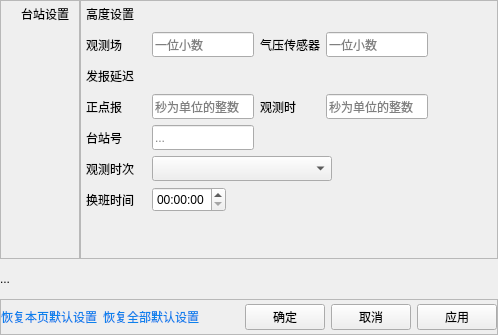
           <widget class="QWidget" name="stationSetting_page">
            <layout class="QGridLayout" name="stationSetting_page_layout">
             <property name="leftMargin">
              <number>0</number>
             </property>
             <property name="topMargin">
              <number>0</number>
             </property>
             <property name="rightMargin">
              <number>0</number>
             </property>
             <property name="bottomMargin">
              <number>0</number>
             </property>
             <property name="spacing">
              <number>0</number>
             </property>
             <item row="1" column="0" colspan="2">
              <widget class="QLabel" name="station_setting_tips">
               <property name="sizePolicy">
                <sizepolicy hsizetype="Preferred" vsizetype="Fixed">
                 <horstretch>0</horstretch>
                 <verstretch>0</verstretch>
                </sizepolicy>
               </property>
               <property name="minimumSize">
                <size>
                 <width>0</width>
                 <height>40</height>
                </size>
               </property>
               <property name="maximumSize">
                <size>
                 <width>16777215</width>
                 <height>40</height>
                </size>
               </property>
               <property name="text">
                <string>...</string>
               </property>
              </widget>
             </item>
             <item row="2" column="0" colspan="2">
              <widget class="QFrame" name="stationSetting_confirmFrame">
               <property name="sizePolicy">
                <sizepolicy hsizetype="Expanding" vsizetype="Fixed">
                 <horstretch>0</horstretch>
                 <verstretch>0</verstretch>
                </sizepolicy>
               </property>
               <property name="minimumSize">
                <size>
                 <width>0</width>
                 <height>30</height>
                </size>
               </property>
               <property name="maximumSize">
                <size>
                 <width>16777215</width>
                 <height>40</height>
                </size>
               </property>
               <property name="font">
                <font>
                 <underline>false</underline>
                </font>
               </property>
               <property name="styleSheet">
                <string notr="true">QLabel{
	color:rgb(13,129,236);
}
QLabel:hover{
	color:rgb(210,129,2);
}


</string>
               </property>
               <property name="frameShape">
                <enum>QFrame::StyledPanel</enum>
               </property>
               <property name="frameShadow">
                <enum>QFrame::Raised</enum>
               </property>
               <layout class="QHBoxLayout" name="horizontalLayout_8">
                <property name="spacing">
                 <number>6</number>
                </property>
                <property name="leftMargin">
                 <number>0</number>
                </property>
                <property name="topMargin">
                 <number>4</number>
                </property>
                <property name="rightMargin">
                 <number>0</number>
                </property>
                <property name="bottomMargin">
                 <number>4</number>
                </property>
                <item>
                 <widget class="QLabel" name="stationSetting_resumePageSetting">
                  <property name="sizePolicy">
                   <sizepolicy hsizetype="Expanding" vsizetype="Expanding">
                    <horstretch>0</horstretch>
                    <verstretch>0</verstretch>
                   </sizepolicy>
                  </property>
                  <property name="font">
                   <font/>
                  </property>
                  <property name="text">
                   <string>恢复本页默认设置</string>
                  </property>
                 </widget>
                </item>
                <item>
                 <widget class="QLabel" name="stationSetting_resumeAllSetting">
                  <property name="sizePolicy">
                   <sizepolicy hsizetype="Expanding" vsizetype="Expanding">
                    <horstretch>0</horstretch>
                    <verstretch>0</verstretch>
                   </sizepolicy>
                  </property>
                  <property name="font">
                   <font>
                    <underline>false</underline>
                    <stylestrategy>PreferAntialias</stylestrategy>
                   </font>
                  </property>
                  <property name="text">
                   <string>恢复全部默认设置</string>
                  </property>
                  <property name="textFormat">
                   <enum>Qt::AutoText</enum>
                  </property>
                  <property name="scaledContents">
                   <bool>false</bool>
                  </property>
                  <property name="margin">
                   <number>0</number>
                  </property>
                 </widget>
                </item>
                <item>
                 <spacer name="stationSetting_hSpacerOf_confirmFrame">
                  <property name="orientation">
                   <enum>Qt::Horizontal</enum>
                  </property>
                  <property name="sizeHint" stdset="0">
                   <size>
                    <width>40</width>
                    <height>20</height>
                   </size>
                  </property>
                 </spacer>
                </item>
                <item>
                 <widget class="QPushButton" name="stationSetting_confirm_button">
                  <property name="sizePolicy">
                   <sizepolicy hsizetype="Fixed" vsizetype="Expanding">
                    <horstretch>0</horstretch>
                    <verstretch>0</verstretch>
                   </sizepolicy>
                  </property>
                  <property name="minimumSize">
                   <size>
                    <width>80</width>
                    <height>0</height>
                   </size>
                  </property>
                  <property name="font">
                   <font>
                    <stylestrategy>PreferAntialias</stylestrategy>
                   </font>
                  </property>
                  <property name="styleSheet">
                   <string notr="true"/>
                  </property>
                  <property name="text">
                   <string>确定</string>
                  </property>
                 </widget>
                </item>
                <item>
                 <widget class="QPushButton" name="stationSetting_cancel_button">
                  <property name="sizePolicy">
                   <sizepolicy hsizetype="Fixed" vsizetype="Expanding">
                    <horstretch>0</horstretch>
                    <verstretch>0</verstretch>
                   </sizepolicy>
                  </property>
                  <property name="minimumSize">
                   <size>
                    <width>80</width>
                    <height>0</height>
                   </size>
                  </property>
                  <property name="font">
                   <font>
                    <stylestrategy>PreferAntialias</stylestrategy>
                   </font>
                  </property>
                  <property name="text">
                   <string>取消</string>
                  </property>
                 </widget>
                </item>
                <item>
                 <widget class="QPushButton" name="stationSetting_apply_button">
                  <property name="sizePolicy">
                   <sizepolicy hsizetype="Fixed" vsizetype="Expanding">
                    <horstretch>0</horstretch>
                    <verstretch>0</verstretch>
                   </sizepolicy>
                  </property>
                  <property name="minimumSize">
                   <size>
                    <width>80</width>
                    <height>0</height>
                   </size>
                  </property>
                  <property name="font">
                   <font>
                    <stylestrategy>PreferAntialias</stylestrategy>
                   </font>
                  </property>
                  <property name="text">
                   <string>应用</string>
                  </property>
                 </widget>
                </item>
               </layout>
              </widget>
             </item>
             <item row="0" column="0">
              <widget class="QFrame" name="stationSetting_labelFrame">
               <property name="sizePolicy">
                <sizepolicy hsizetype="Fixed" vsizetype="Expanding">
                 <horstretch>0</horstretch>
                 <verstretch>0</verstretch>
                </sizepolicy>
               </property>
               <property name="minimumSize">
                <size>
                 <width>80</width>
                 <height>0</height>
                </size>
               </property>
               <property name="maximumSize">
                <size>
                 <width>80</width>
                 <height>16777215</height>
                </size>
               </property>
               <property name="frameShape">
                <enum>QFrame::StyledPanel</enum>
               </property>
               <property name="frameShadow">
                <enum>QFrame::Raised</enum>
               </property>
               <layout class="QVBoxLayout" name="verticalLayout_6">
                <property name="spacing">
                 <number>0</number>
                </property>
                <property name="leftMargin">
                 <number>0</number>
                </property>
                <property name="topMargin">
                 <number>0</number>
                </property>
                <property name="rightMargin">
                 <number>10</number>
                </property>
                <property name="bottomMargin">
                 <number>0</number>
                </property>
                <item>
                 <widget class="QLabel" name="stationSetting_label">
                  <property name="sizePolicy">
                   <sizepolicy hsizetype="Preferred" vsizetype="Fixed">
                    <horstretch>0</horstretch>
                    <verstretch>0</verstretch>
                   </sizepolicy>
                  </property>
                  <property name="minimumSize">
                   <size>
                    <width>0</width>
                    <height>25</height>
                   </size>
                  </property>
                  <property name="text">
                   <string>台站设置</string>
                  </property>
                  <property name="alignment">
                   <set>Qt::AlignRight|Qt::AlignTrailing|Qt::AlignVCenter</set>
                  </property>
                 </widget>
                </item>
                <item>
                 <spacer name="stationSetting_labelframe_verticalSpacer">
                  <property name="orientation">
                   <enum>Qt::Vertical</enum>
                  </property>
                  <property name="sizeHint" stdset="0">
                   <size>
                    <width>20</width>
                    <height>40</height>
                   </size>
                  </property>
                 </spacer>
                </item>
               </layout>
              </widget>
             </item>
             <item row="0" column="1">
              <widget class="QFrame" name="station_setting_mainFrame">
               <property name="sizePolicy">
                <sizepolicy hsizetype="Preferred" vsizetype="Preferred">
                 <horstretch>0</horstretch>
                 <verstretch>0</verstretch>
                </sizepolicy>
               </property>
               <property name="styleSheet">
                <string notr="true">QLabel{
	max-width:60;
	min-width:60;
}</string>
               </property>
               <property name="frameShape">
                <enum>QFrame::StyledPanel</enum>
               </property>
               <property name="frameShadow">
                <enum>QFrame::Raised</enum>
               </property>
               <layout class="QFormLayout" name="formLayout_2">
                <property name="horizontalSpacing">
                 <number>6</number>
                </property>
                <property name="verticalSpacing">
                 <number>6</number>
                </property>
                <property name="leftMargin">
                 <number>5</number>
                </property>
                <property name="topMargin">
                 <number>0</number>
                </property>
                <property name="rightMargin">
                 <number>0</number>
                </property>
                <property name="bottomMargin">
                 <number>0</number>
                </property>
                <item row="0" column="0">
                 <layout class="QHBoxLayout" name="station_height_label_layout">
                  <item>
                   <widget class="QLabel" name="height_label">
                    <property name="sizePolicy">
                     <sizepolicy hsizetype="Preferred" vsizetype="Fixed">
                      <horstretch>0</horstretch>
                      <verstretch>0</verstretch>
                     </sizepolicy>
                    </property>
                    <property name="minimumSize">
                     <size>
                      <width>60</width>
                      <height>25</height>
                     </size>
                    </property>
                    <property name="maximumSize">
                     <size>
                      <width>60</width>
                      <height>25</height>
                     </size>
                    </property>
                    <property name="text">
                     <string>高度设置</string>
                    </property>
                   </widget>
                  </item>
                  <item>
                   <spacer name="station_height_label_horizontalSpacer">
                    <property name="orientation">
                     <enum>Qt::Horizontal</enum>
                    </property>
                    <property name="sizeHint" stdset="0">
                     <size>
                      <width>40</width>
                      <height>20</height>
                     </size>
                    </property>
                   </spacer>
                  </item>
                 </layout>
                </item>
                <item row="1" column="0">
                 <layout class="QHBoxLayout" name="height_edit_layout">
                  <item>
                   <widget class="QLabel" name="station_height_label">
                    <property name="sizePolicy">
                     <sizepolicy hsizetype="Preferred" vsizetype="Fixed">
                      <horstretch>0</horstretch>
                      <verstretch>0</verstretch>
                     </sizepolicy>
                    </property>
                    <property name="minimumSize">
                     <size>
                      <width>60</width>
                      <height>25</height>
                     </size>
                    </property>
                    <property name="maximumSize">
                     <size>
                      <width>60</width>
                      <height>25</height>
                     </size>
                    </property>
                    <property name="text">
                     <string>观测场</string>
                    </property>
                   </widget>
                  </item>
                  <item>
                   <widget class="QLineEdit" name="station_height_edit">
                    <property name="minimumSize">
                     <size>
                      <width>0</width>
                      <height>25</height>
                     </size>
                    </property>
                    <property name="maximumSize">
                     <size>
                      <width>102</width>
                      <height>25</height>
                     </size>
                    </property>
                    <property name="styleSheet">
                     <string notr="true"/>
                    </property>
                    <property name="placeholderText">
                     <string>一位小数</string>
                    </property>
                   </widget>
                  </item>
                 </layout>
                </item>
                <item row="1" column="1">
                 <layout class="QHBoxLayout" name="stationNum_layout_2">
                  <item>
                   <widget class="QLabel" name="presure_height_label">
                    <property name="sizePolicy">
                     <sizepolicy hsizetype="Preferred" vsizetype="Fixed">
                      <horstretch>0</horstretch>
                      <verstretch>0</verstretch>
                     </sizepolicy>
                    </property>
                    <property name="minimumSize">
                     <size>
                      <width>60</width>
                      <height>25</height>
                     </size>
                    </property>
                    <property name="maximumSize">
                     <size>
                      <width>60</width>
                      <height>25</height>
                     </size>
                    </property>
                    <property name="text">
                     <string>气压传感器</string>
                    </property>
                   </widget>
                  </item>
                  <item>
                   <widget class="QLineEdit" name="presure_height_edit">
                    <property name="minimumSize">
                     <size>
                      <width>0</width>
                      <height>25</height>
                     </size>
                    </property>
                    <property name="maximumSize">
                     <size>
                      <width>102</width>
                      <height>25</height>
                     </size>
                    </property>
                    <property name="styleSheet">
                     <string notr="true"/>
                    </property>
                    <property name="placeholderText">
                     <string>一位小数</string>
                    </property>
                   </widget>
                  </item>
                  <item>
                   <spacer name="stationNum_spacer_2">
                    <property name="orientation">
                     <enum>Qt::Horizontal</enum>
                    </property>
                    <property name="sizeHint" stdset="0">
                     <size>
                      <width>40</width>
                      <height>20</height>
                     </size>
                    </property>
                   </spacer>
                  </item>
                 </layout>
                </item>
                <item row="4" column="0">
                 <layout class="QHBoxLayout" name="sendDelay_label_layout">
                  <item>
                   <widget class="QLabel" name="sendDelay_label_label">
                    <property name="sizePolicy">
                     <sizepolicy hsizetype="Preferred" vsizetype="Fixed">
                      <horstretch>0</horstretch>
                      <verstretch>0</verstretch>
                     </sizepolicy>
                    </property>
                    <property name="minimumSize">
                     <size>
                      <width>60</width>
                      <height>25</height>
                     </size>
                    </property>
                    <property name="maximumSize">
                     <size>
                      <width>60</width>
                      <height>25</height>
                     </size>
                    </property>
                    <property name="text">
                     <string>发报延迟</string>
                    </property>
                   </widget>
                  </item>
                  <item>
                   <spacer name="sendDelay_label_label_horizontalSpacer">
                    <property name="orientation">
                     <enum>Qt::Horizontal</enum>
                    </property>
                    <property name="sizeHint" stdset="0">
                     <size>
                      <width>40</width>
                      <height>20</height>
                     </size>
                    </property>
                   </spacer>
                  </item>
                 </layout>
                </item>
                <item row="5" column="0">
                 <layout class="QHBoxLayout" name="sendDelay_edit_layout">
                  <item>
                   <widget class="QLabel" name="onTime_sendDelay_label">
                    <property name="sizePolicy">
                     <sizepolicy hsizetype="Preferred" vsizetype="Fixed">
                      <horstretch>0</horstretch>
                      <verstretch>0</verstretch>
                     </sizepolicy>
                    </property>
                    <property name="minimumSize">
                     <size>
                      <width>60</width>
                      <height>25</height>
                     </size>
                    </property>
                    <property name="maximumSize">
                     <size>
                      <width>60</width>
                      <height>25</height>
                     </size>
                    </property>
                    <property name="text">
                     <string>正点报</string>
                    </property>
                   </widget>
                  </item>
                  <item>
                   <widget class="QLineEdit" name="onTime_sendDelay_edit">
                    <property name="minimumSize">
                     <size>
                      <width>0</width>
                      <height>25</height>
                     </size>
                    </property>
                    <property name="maximumSize">
                     <size>
                      <width>102</width>
                      <height>25</height>
                     </size>
                    </property>
                    <property name="styleSheet">
                     <string notr="true"/>
                    </property>
                    <property name="placeholderText">
                     <string>秒为单位的整数</string>
                    </property>
                   </widget>
                  </item>
                 </layout>
                </item>
                <item row="6" column="0">
                 <layout class="QHBoxLayout" name="stationNum_layout">
                  <item>
                   <widget class="QLabel" name="stationNum_label">
                    <property name="sizePolicy">
                     <sizepolicy hsizetype="Preferred" vsizetype="Fixed">
                      <horstretch>0</horstretch>
                      <verstretch>0</verstretch>
                     </sizepolicy>
                    </property>
                    <property name="minimumSize">
                     <size>
                      <width>60</width>
                      <height>25</height>
                     </size>
                    </property>
                    <property name="maximumSize">
                     <size>
                      <width>60</width>
                      <height>25</height>
                     </size>
                    </property>
                    <property name="text">
                     <string>台站号</string>
                    </property>
                   </widget>
                  </item>
                  <item>
                   <widget class="QLineEdit" name="stationNum_edit">
                    <property name="minimumSize">
                     <size>
                      <width>0</width>
                      <height>25</height>
                     </size>
                    </property>
                    <property name="maximumSize">
                     <size>
                      <width>102</width>
                      <height>25</height>
                     </size>
                    </property>
                    <property name="text">
                     <string/>
                    </property>
                    <property name="placeholderText">
                     <string>...</string>
                    </property>
                   </widget>
                  </item>
                 </layout>
                </item>
                <item row="12" column="0">
                 <layout class="QHBoxLayout" name="shiftTime_layout">
                  <item>
                   <widget class="QLabel" name="shiftTime_label">
                    <property name="sizePolicy">
                     <sizepolicy hsizetype="Preferred" vsizetype="Fixed">
                      <horstretch>0</horstretch>
                      <verstretch>0</verstretch>
                     </sizepolicy>
                    </property>
                    <property name="minimumSize">
                     <size>
                      <width>60</width>
                      <height>25</height>
                     </size>
                    </property>
                    <property name="maximumSize">
                     <size>
                      <width>60</width>
                      <height>25</height>
                     </size>
                    </property>
                    <property name="text">
                     <string>换班时间</string>
                    </property>
                   </widget>
                  </item>
                  <item>
                   <widget class="QTimeEdit" name="shiftTime_timeEdit">
                    <property name="minimumSize">
                     <size>
                      <width>0</width>
                      <height>25</height>
                     </size>
                    </property>
                    <property name="maximumSize">
                     <size>
                      <width>16777215</width>
                      <height>25</height>
                     </size>
                    </property>
                   </widget>
                  </item>
                 </layout>
                </item>
                <item row="5" column="1">
                 <layout class="QHBoxLayout" name="sendDelay_edit_layout_3">
                  <item>
                   <widget class="QLabel" name="observeTime_sendDelay_edit_label">
                    <property name="sizePolicy">
                     <sizepolicy hsizetype="Preferred" vsizetype="Fixed">
                      <horstretch>0</horstretch>
                      <verstretch>0</verstretch>
                     </sizepolicy>
                    </property>
                    <property name="minimumSize">
                     <size>
                      <width>60</width>
                      <height>25</height>
                     </size>
                    </property>
                    <property name="maximumSize">
                     <size>
                      <width>60</width>
                      <height>25</height>
                     </size>
                    </property>
                    <property name="text">
                     <string>观测时</string>
                    </property>
                   </widget>
                  </item>
                  <item>
                   <widget class="QLineEdit" name="observeTime_sendDelay_edit">
                    <property name="minimumSize">
                     <size>
                      <width>0</width>
                      <height>25</height>
                     </size>
                    </property>
                    <property name="maximumSize">
                     <size>
                      <width>102</width>
                      <height>25</height>
                     </size>
                    </property>
                    <property name="styleSheet">
                     <string notr="true"/>
                    </property>
                    <property name="placeholderText">
                     <string>秒为单位的整数</string>
                    </property>
                   </widget>
                  </item>
                  <item>
                   <spacer name="sendDelay_edit_layout_horizontalSpacer_3">
                    <property name="orientation">
                     <enum>Qt::Horizontal</enum>
                    </property>
                    <property name="sizeHint" stdset="0">
                     <size>
                      <width>40</width>
                      <height>20</height>
                     </size>
                    </property>
                   </spacer>
                  </item>
                 </layout>
                </item>
                <item row="11" column="0" colspan="2">
                 <layout class="QHBoxLayout" name="observeTimes_layout">
                  <item>
                   <widget class="QLabel" name="observeTimes_label">
                    <property name="sizePolicy">
                     <sizepolicy hsizetype="Preferred" vsizetype="Fixed">
                      <horstretch>0</horstretch>
                      <verstretch>0</verstretch>
                     </sizepolicy>
                    </property>
                    <property name="minimumSize">
                     <size>
                      <width>60</width>
                      <height>25</height>
                     </size>
                    </property>
                    <property name="maximumSize">
                     <size>
                      <width>60</width>
                      <height>25</height>
                     </size>
                    </property>
                    <property name="text">
                     <string>观测时次</string>
                    </property>
                   </widget>
                  </item>
                  <item>
                   <widget class="QComboBox" name="observeTimes_comboBox">
                    <property name="minimumSize">
                     <size>
                      <width>180</width>
                      <height>25</height>
                     </size>
                    </property>
                    <property name="maximumSize">
                     <size>
                      <width>180</width>
                      <height>25</height>
                     </size>
                    </property>
                    <property name="styleSheet">
                     <string notr="true"/>
                    </property>
                    <property name="iconSize">
                     <size>
                      <width>25</width>
                      <height>25</height>
                     </size>
                    </property>
                   </widget>
                  </item>
                  <item>
                   <spacer name="observeTimes_comboBox_spacer">
                    <property name="orientation">
                     <enum>Qt::Horizontal</enum>
                    </property>
                    <property name="sizeHint" stdset="0">
                     <size>
                      <width>40</width>
                      <height>20</height>
                     </size>
                    </property>
                   </spacer>
                  </item>
                 </layout>
                </item>
                <item row="13" column="0">
                 <spacer name="stationSetting_verticalSpacer">
                  <property name="orientation">
                   <enum>Qt::Vertical</enum>
                  </property>
                  <property name="sizeHint" stdset="0">
                   <size>
                    <width>20</width>
                    <height>40</height>
                   </size>
                  </property>
                 </spacer>
                </item>
               </layout>
              </widget>
             </item>
            </layout>
           </widget>
